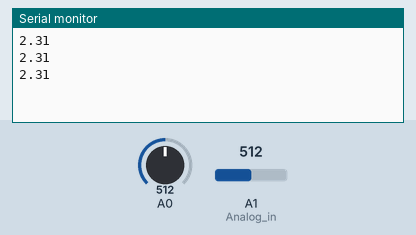
Recording of a sketch running on a simulated Arduino Uno, built with avr-gcc and run on an emulated ATmega328P. Shown: the last lines printed to the serial monitor. Inputs (shaded band) come from the test bench; at power-on: A0 = 512, A1 (Analog_in) = 512.

Above: at 1.2 s.
1.3 s: A0 set to 0
At 2.0 s:
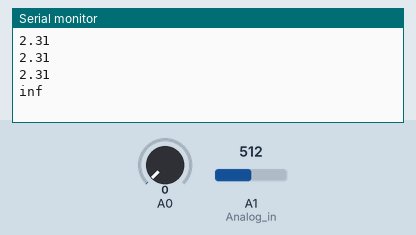
3.5 s: A1 (Analog_in) set to 1023
At 4.0 s:
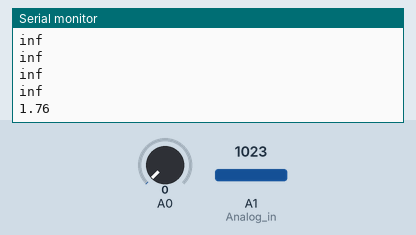

The sketch:

Shap-IR-3.ino
```cpp
int Analog_in = A1;
float distance_cm = 0.0;

void setup() {
  Serial.begin(9600);
}

void loop() {
    distance_cm = get_dist(100);
    Serial.println (distance_cm);
    delay(500);
}

float get_dist(int n)
{
  long sum=0;
  for(int i=0;i<n;i++)
  {
    sum=sum+analogRead(Analog_in);
  }
  float adc=sum/n;
  float volts = analogRead(adc)*0.0048828125;  // value from sensor * (5/1024)
  distance_cm = 3.3263*pow(volts, -0.397);
  return(distance_cm);
}
```

Measured:
- after the input at 1.3 s, the serial monitor: prints a new line after 0.25 s (image 1)
- after the input at 3.5 s, the serial monitor: prints a new line after 0.09 s (image 2)
